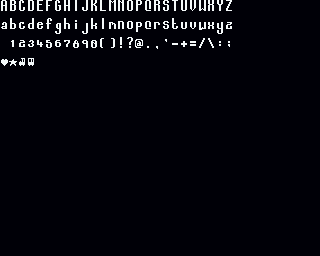
#> input picture assets/font_end.png, 320 x 256 px
$ python font.py
#> lines starting #> are read from the running program, lines starting #| are printed output that depends on the picture; after the words box and inside, x2 and y2 are one past the last pixel; in counts of white or black regions, pixels touching at a corner belong together
from PIL import Image

# ---------------------------------------------------------
# CONFIGURATION
# ---------------------------------------------------------
SOURCE_IMAGE_PATH = "../assets/font_end.png"  # Your actual font image
CHAR_WIDTH  = 8    # The width of each glyph's bounding box in the source
CHAR_HEIGHT = 16   # The height of each glyph
TARGET_WIDTH  = 32
TARGET_HEIGHT = 256 * CHAR_HEIGHT  # 256 chars * 16 px = 4096

# Output filenames
RAW_BITMAP_OUT  = "amiga_font_32x4096.raw"
WIDTH_TABLE_OUT = "amiga_font_widths.raw"
CHECK_PNG_OUT   = "amiga_font_32x4096.png"

# Are we writing the widths in big-endian (Motorola 68000 friendly)?
BIG_ENDIAN = True

# Example ASCII codes for special glyphs:
HEART_CODE       = 0x80
STAR_CODE        = 0x81
LOCOMOTIVE_CODE  = 0x82
CARRIAGE_CODE    = 0x83

# You must fill in the exact (gx, gy) for each glyph in your source image.
# Keys are ASCII codes (0..255); values are (x, y) in the source.
# If a glyph doesn’t exist, omit it or map to None so it remains blank.
glyph_positions = {
    # For example (completely fictional positions):
    0x20: (0,  0),   # Space
    0x21: (8,  0),   # '!'
    # ...
    HEART_CODE:      (0,  32),  # ♥
    STAR_CODE:       (8,  32),  # ★
    LOCOMOTIVE_CODE: (16, 32),  # locomotive
    CARRIAGE_CODE:   (24, 32),  # carriage
    # ...
}

# ---------------------------------------------------------
# FUNCTION: measure_glyph_width
# ---------------------------------------------------------
def measure_glyph_width(img):
    """
    Given a Pillow Image (mode '1') of a character sized CHAR_WIDTH x CHAR_HEIGHT,
    find the rightmost lit pixel (255) and return (that_x + 1) as the glyph's width.
    If the glyph is blank, returns 0.
    """
    pixels = img.load()
    max_x = -1
    for y in range(CHAR_HEIGHT):
        for x in range(CHAR_WIDTH):
            if pixels[x, y] != 0:  # lit pixel
                if x > max_x:
                    max_x = x
    return (max_x + 1) if max_x >= 0 else 0

# ---------------------------------------------------------
# MAIN SCRIPT
# ---------------------------------------------------------
def main():
    # 1) Load source image as 1-bit
    src = Image.open(SOURCE_IMAGE_PATH).convert("1")
#> src: PIL image 320x256 1; 3% white in thin lines or dots, all inside (x1, y1, x2, y2) = (1, 0, 232, 66)

    # 2) Create the tall output image: 32 px wide × 4096 px tall
    out = Image.new("1", (TARGET_WIDTH, TARGET_HEIGHT), 0)  # black background
#> out: PIL image 32x4096 1; every value is 0

    # 3) Prepare array to store widths (256 entries)
    char_widths = [0]*256

    # 4) For each ASCII code 0..255, extract the glyph (if it exists)
    for codepoint in range(256):
        out_y = codepoint * CHAR_HEIGHT

        # Check if we have a known position for this codepoint
        coords = glyph_positions.get(codepoint, None)
        if coords is not None:
            gx, gy = coords
            # Crop the glyph from the source
            char_img = src.crop((gx, gy, gx + CHAR_WIDTH, gy + CHAR_HEIGHT))
            # Measure used width
            w = measure_glyph_width(char_img)
            char_widths[codepoint] = w
            # Paste left-aligned at x=0
            out.paste(char_img, (0, out_y))
        else:
            # No glyph => blank row => width=0
            char_widths[codepoint] = 0
#> this loop made 256 passes
#> w on passes 33 to 34: 7, 8
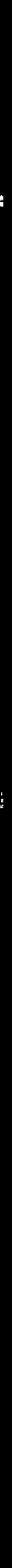
#> out: PIL image 32x4096 1 (shown at 1/3 size); 0.11% white in thin lines or dots, all inside (x1, y1, x2, y2) = (0, 512, 8, 2111)
#> after the loop, char_widths = 256 values, max 8 at index 33, min 0 at index 0, mean 0.145

    # 5) Write the 32×4096 raw bitmap (packed bits)
    with open(RAW_BITMAP_OUT, "wb") as f_bmp:
        pix = out.load()
        for y in range(TARGET_HEIGHT):
            row_byte = 0
            bit_count = 0
            row_data = bytearray()
            for x in range(TARGET_WIDTH):
                pixel_val = 1 if pix[x, y] != 0 else 0
                # Shift left by 1 and add the bit (left -> right packing)
                row_byte = (row_byte << 1) | pixel_val
                bit_count += 1
                if bit_count == 8:
                    row_data.append(row_byte & 0xFF)
                    row_byte = 0
                    bit_count = 0
            f_bmp.write(row_data)

    # 6) Write the 256-word width table
    with open(WIDTH_TABLE_OUT, "wb") as f_w:
        for w in char_widths:
            # optional clamp if needed
            if w > 32:
                w = 32
            if BIG_ENDIAN:
                # High byte, then low byte
                f_w.write(bytes([(w >> 8) & 0xFF, w & 0xFF]))
            else:
                # Low byte, then high byte
                f_w.write(bytes([w & 0xFF, (w >> 8) & 0xFF]))
#> this loop made 256 passes

    # 7) Write a PNG (32×4096) to inspect visually
    out.save(CHECK_PNG_OUT, "PNG")

    print("Done!")
    print(f"  - Bitmap  : {RAW_BITMAP_OUT}  (32x4096, raw 1-bit data)")
    print(f"  - Widths  : {WIDTH_TABLE_OUT} (256 words, for spacing)")
    print(f"  - Check PNG: {CHECK_PNG_OUT}  (32x4096 PNG)")

if __name__ == "__main__":
    main()
